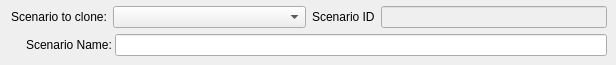
           <widget class="QWidget" name="page_14">
            <widget class="QWidget" name="layoutWidget">
             <property name="geometry">
              <rect>
               <x>26</x>
               <y>34</y>
               <width>581</width>
               <height>22</height>
              </rect>
             </property>
             <layout class="QHBoxLayout" name="horizontalLayout_16">
              <property name="spacing">
               <number>3</number>
              </property>
              <item>
               <widget class="QLabel" name="label_9">
                <property name="sizePolicy">
                 <sizepolicy hsizetype="Fixed" vsizetype="Preferred">
                  <horstretch>0</horstretch>
                  <verstretch>0</verstretch>
                 </sizepolicy>
                </property>
                <property name="text">
                 <string>Scenario Name:</string>
                </property>
               </widget>
              </item>
              <item>
               <widget class="QLineEdit" name="lineEdit_8"/>
              </item>
             </layout>
            </widget>
            <widget class="QWidget" name="layoutWidget">
             <property name="geometry">
              <rect>
               <x>11</x>
               <y>5</y>
               <width>596</width>
               <height>24</height>
              </rect>
             </property>
             <layout class="QHBoxLayout" name="horizontalLayout_53">
              <item>
               <layout class="QHBoxLayout" name="horizontalLayout_25">
                <item>
                 <widget class="QLabel" name="label_56">
                  <property name="sizePolicy">
                   <sizepolicy hsizetype="Fixed" vsizetype="Preferred">
                    <horstretch>0</horstretch>
                    <verstretch>0</verstretch>
                   </sizepolicy>
                  </property>
                  <property name="text">
                   <string>Scenario to clone:</string>
                  </property>
                 </widget>
                </item>
                <item>
                 <widget class="QComboBox" name="comboBox_220"/>
                </item>
               </layout>
              </item>
              <item>
               <layout class="QHBoxLayout" name="horizontalLayout_52">
                <item>
                 <widget class="QLabel" name="label_81">
                  <property name="sizePolicy">
                   <sizepolicy hsizetype="Maximum" vsizetype="Preferred">
                    <horstretch>0</horstretch>
                    <verstretch>0</verstretch>
                   </sizepolicy>
                  </property>
                  <property name="text">
                   <string>Scenario ID</string>
                  </property>
                 </widget>
                </item>
                <item>
                 <widget class="QLineEdit" name="lineEdit_26">
                  <property name="enabled">
                   <bool>false</bool>
                  </property>
                  <property name="sizePolicy">
                   <sizepolicy hsizetype="Preferred" vsizetype="Fixed">
                    <horstretch>0</horstretch>
                    <verstretch>0</verstretch>
                   </sizepolicy>
                  </property>
                 </widget>
                </item>
               </layout>
              </item>
             </layout>
            </widget>
           </widget>
